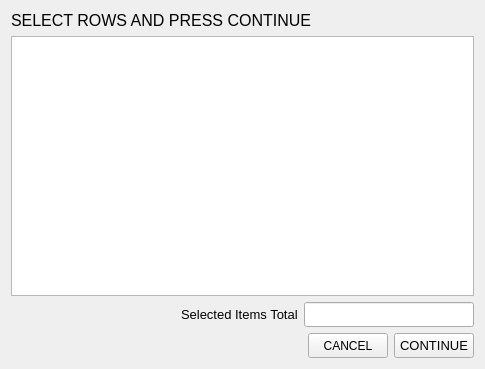
<?xml version="1.0" encoding="UTF-8"?>
<ui version="4.0">
 <class>SelectItemsWidget</class>
 <widget class="QWidget" name="SelectItemsWidget">
  <property name="geometry">
   <rect>
    <x>0</x>
    <y>0</y>
    <width>485</width>
    <height>369</height>
   </rect>
  </property>
  <property name="windowTitle">
   <string>Form</string>
  </property>
  <layout class="QVBoxLayout" name="verticalLayout">
   <item>
    <widget class="QLabel" name="label">
     <property name="font">
      <font>
       <pointsize>12</pointsize>
      </font>
     </property>
     <property name="text">
      <string>SELECT ROWS AND PRESS CONTINUE</string>
     </property>
    </widget>
   </item>
   <item>
    <widget class="QTableWidget" name="tableWidget">
     <property name="selectionMode">
      <enum>QAbstractItemView::MultiSelection</enum>
     </property>
     <property name="selectionBehavior">
      <enum>QAbstractItemView::SelectRows</enum>
     </property>
    </widget>
   </item>
   <item>
    <layout class="QHBoxLayout" name="horizontalLayout_2">
     <item>
      <spacer name="horizontalSpacer_2">
       <property name="orientation">
        <enum>Qt::Horizontal</enum>
       </property>
       <property name="sizeHint" stdset="0">
        <size>
         <width>40</width>
         <height>20</height>
        </size>
       </property>
      </spacer>
     </item>
     <item>
      <widget class="QLabel" name="label_2">
       <property name="font">
        <font>
         <pointsize>10</pointsize>
        </font>
       </property>
       <property name="text">
        <string>Selected Items Total</string>
       </property>
      </widget>
     </item>
     <item>
      <widget class="QLineEdit" name="lineEdit">
       <property name="minimumSize">
        <size>
         <width>0</width>
         <height>25</height>
        </size>
       </property>
       <property name="font">
        <font>
         <pointsize>9</pointsize>
        </font>
       </property>
      </widget>
     </item>
    </layout>
   </item>
   <item>
    <layout class="QHBoxLayout" name="horizontalLayout">
     <item>
      <spacer name="horizontalSpacer">
       <property name="orientation">
        <enum>Qt::Horizontal</enum>
       </property>
       <property name="sizeHint" stdset="0">
        <size>
         <width>40</width>
         <height>20</height>
        </size>
       </property>
      </spacer>
     </item>
     <item>
      <widget class="QPushButton" name="cancelButton">
       <property name="minimumSize">
        <size>
         <width>0</width>
         <height>25</height>
        </size>
       </property>
       <property name="font">
        <font>
         <pointsize>9</pointsize>
        </font>
       </property>
       <property name="text">
        <string>CANCEL</string>
       </property>
      </widget>
     </item>
     <item>
      <widget class="QPushButton" name="okButton">
       <property name="minimumSize">
        <size>
         <width>0</width>
         <height>25</height>
        </size>
       </property>
       <property name="font">
        <font>
         <pointsize>10</pointsize>
        </font>
       </property>
       <property name="text">
        <string>CONTINUE</string>
       </property>
      </widget>
     </item>
    </layout>
   </item>
  </layout>
 </widget>
 <resources/>
 <connections/>
</ui>
